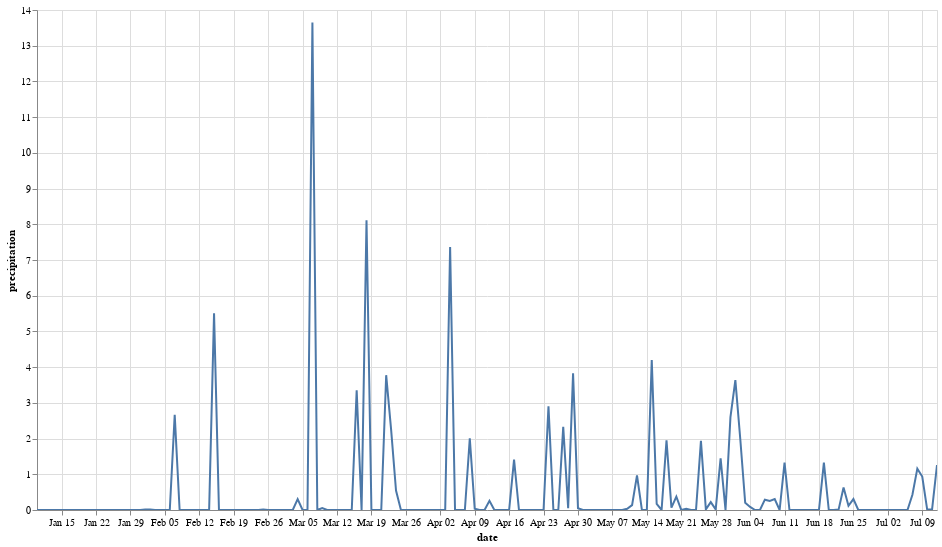

The notebook cell this image was saved under:
### Code cell
def load_precip_data():
    df = pd.read_csv("timeseries.csv", parse_dates=True, index_col=0).reset_index().rename(columns={"Timestamp" : "date", "pr": "precipitation"})
    df.loc[:,'date'] = df['date'].dt.date
    df = df.groupby('date').max().reset_index().dropna()
    return df

df = load_precip_data()

chart =  alt.Chart(df).mark_line().encode(x="date", y="precipitation", tooltip=['precipitation', 'date']).properties(width=900, height=500).interactive()
chart

### Figure 1 — Vega-Lite specification as saved in the notebook (floating-point values rounded to 4 significant figures; data arrays with more than 128 entries replaced by an {"elided": "..."} marker saying what was removed)
{"config": {"view": {"continuousWidth": 300, "continuousHeight": 300}}, "data": {"name": "data-c26d37ad17f405afa37834a5d127b2c6"}, "mark": {"type": "line"}, "encoding": {"tooltip": [{"field": "precipitation", "type": "quantitative"}, {"field": "date", "type": "temporal"}], "x": {"field": "date", "type": "temporal"}, "y": {"field": "precipitation", "type": "quantitative"}}, "height": 500, "params": [{"name": "param_1", "select": {"type": "interval", "encodings": ["x", "y"]}, "bind": "scales"}], "width": 900, "$schema": "https://vega.github.io/schema/vega-lite/v5.15.1.json", "datasets": {"data-c26d37ad17f405afa37834a5d127b2c6": {"elided": "184 records"}}}
